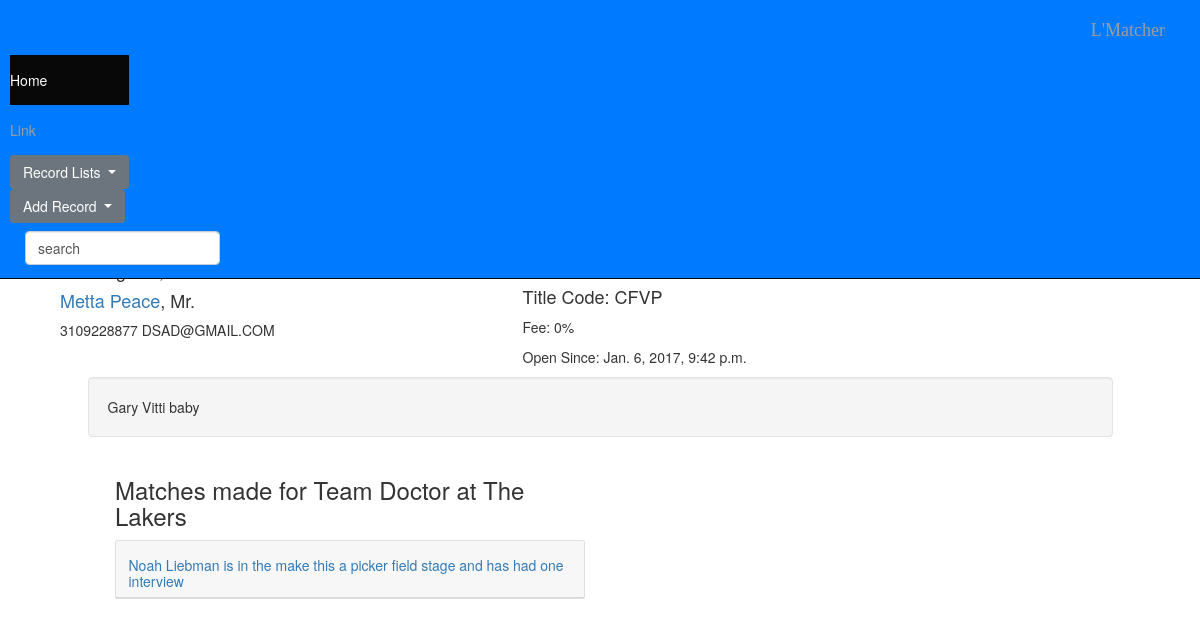
Screenshot of /matcher/2/position/ with the database file from the repository.
### matcher/models.py (models this page shows, shortened)
class Position(models.Model):
    job_title = models.CharField(max_length=255)
    created = models.DateTimeField(auto_now_add=True, editable=False)
    last_updated = models.DateTimeField(auto_now=True, editable=False)
    position_id = models.CharField(max_length=255)#this should autoincrement looking at the max in the field and +=1
    title_code = models.CharField(max_length=30, choices=TITLE_CODE_CHOICES)
    city = models.CharField(max_length=50)#refactor this to position_city
    position_zip = models.IntegerField(default=0)
    salary_lower = models.DecimalField(default=0.00, max_digits=12, decimal_places=2)
    salary_upper = models.DecimalField(default=0.00, max_digits=12, decimal_places=2)
    job_description = models.TextField(max_length=10000)
    ext_description = models.TextField(max_length=10000, blank=True)
    telephone_count = models.IntegerField(default=0)#telephone should be a type of interview, shouldnt it?
    in_person_count = models.IntegerField(default=0)#changing this to total interviews
    presentation_count = models.IntegerField(default=0)#isnt this just the total Matches?
    resume_count = models.IntegerField(default=0)#establlish which measures client submittal and which is just a match
    offer_made_count = models.IntegerField(default=0)
    notes = models.TextField(max_length=1000)
    benefits = models.TextField(max_length=100)
    social_linkedin = models.URLField(blank=True)
    fee = models.IntegerField(default=0)
    company = models.ForeignKey('Company', on_delete=models.CASCADE)
    contact_name = ChainedForeignKey(
        "Person",
        chained_field="company",#The chained_field indicates the field on the same model that should be chained to.
        chained_model_field="current_employer",#The chained_model_field indicates the field of the chained model that corresponds to the model linked to by the chained_field
        )
    def get_interview_count(self):
        intcount = 0
        for match in self.match_set.all():
            for interview in match.interview_set.all():
                intcount += 1
        self.in_person_count = intcount
        self.save()
        return intcount
    def get_match_count(self):
        mtchcount = 0
        for match in self.match_set.all():
            mtchcount += 1
        self.presentation_count = mtchcount
        self.save()
        return mtchcount

class Person(models.Model):
    created = models.DateTimeField(auto_now_add=True, editable=False)
    last_updated = models.DateTimeField(auto_now=True, editable=False)
    salary = models.PositiveIntegerField(default=0)
    phone = models.CharField(max_length=20)
    email = models.EmailField()
    prefix = models.CharField(max_length=12, blank=True, choices=PREFIX_CHOICES)
    first_name = models.CharField(max_length=30)
    last_name = models.CharField(max_length=30)
    middle_name = models.CharField(max_length=30,blank=True)
    suffix = models.CharField(max_length=30,blank=True)
    nickname = models.CharField(max_length=30,blank=True)
    title = models.CharField(max_length=100)#JOB TITLE SO WE SHOULD ADD A PREFIX LIKE MR MS DR ETC
    title_code = models.CharField(max_length=4, choices=TITLE_CODE_CHOICES)
    linkedin_profile = models.URLField(blank=True)
    current_employer = models.ForeignKey('Company', on_delete=models.CASCADE)
    class Meta:
    	verbose_name_plural = "people"
    def __str__(self):
    	personname = str(self.first_name+" "+self.last_name)#change this to a conditional that takes care of all name fields
    	return personname

class Company(models.Model):
    company_name = models.CharField(max_length=100)
    created = models.DateTimeField(auto_now_add=True, editable=False)
    last_updated = models.DateTimeField(auto_now=True, editable=False)
    main_number = models.CharField(max_length=20)
    address = models.TextField(max_length=100)
    zip_code = models.IntegerField(default=0)
    description = models.TextField(max_length=1000)
    industry = models.CharField(max_length=100)
    size = models.CharField(max_length=30)
    website = models.URLField()
    linkedin_profile = models.URLField()
    def __str__(self):
        coname = str(self.company_name)
        return coname
    class Meta:
    	verbose_name_plural = "companies"

class Match(models.Model):
    created = models.DateTimeField(auto_now_add=True, editable=False)
    last_updated = models.DateTimeField(auto_now=True, editable=False)
    stage_in_process = models.CharField(max_length=4, choices=STAGE_CHOICES)
    notes = models.CharField(max_length=255)
    is_active = models.BooleanField(default=True)
    candidate = models.ForeignKey('Person')
    position = models.ForeignKey('Position')
    class Meta:
        ordering = ('-created',)
    class Meta:
    	verbose_name_plural = "matches"

### matcher/views.py (the view)
# urls.py: url(r'^(?P<position_id>[0-9]+)/position/$', views.positiondetail, name='positiondetail'),
def positiondetail(request, position_id):
	if(request.POST.get('tel')):
		position = get_object_or_404(Position, pk=position_id)
		position.telephone_count += 1
		position.save()
		return HttpResponseRedirect(reverse('matcher:positiondetail', args=(position.id,)))
	elif(request.POST.get('res')):
		position = get_object_or_404(Position, pk=position_id)
		position.resume_count += 1
		position.save()
		return HttpResponseRedirect(reverse('matcher:positiondetail', args=(position.id,)))
	else:
		position = get_object_or_404(Position, pk=position_id)
		return render(request, 'matcher/positiondetail.html', {'position': position})

### matcher/templates/matcher/positiondetail.html (shortened to what this page needs)
{% extends 'matcher/base.html' %}
{% block body %}
{% load humanize %}
<link rel="stylesheet" href="https://maxcdn.bootstrapcdn.com/bootstrap/3.3.7/css/bootstrap.min.css">
<div class="container">
<div class='row text-center'>
    <div class="col-md-4">
        <h2>{{	position.job_title	}} at {{ position.company.company_name }}
        	        </h2>
                    <a href="{% url 'matcher:position_update' position.id %}">Edit Position</a><br>
            <span class="badge" data-toggle="tooltip" title="Matches Made to Position">
                <span class="fa fa-newspaper-o" aria-hidden="true">{{ position.resume_count }}
                </span>
            </span>
            <span class="badge" data-toggle="tooltip" title="Resumes Submitted to Client">
                <span class="fa fa-envelope-open-o" aria-hidden="true">{{ position.get_match_count }}
                </span>
            </span>
            <span class="badge" data-toggle="tooltip" title="Telephone Interviews">
                <span class="fa fa-phone-square" aria-hidden="true">{{	position.telephone_count	}}
                </span>
            </span>
            <span class="badge" data-toggle="tooltip" title="In Person Interviews">
                <span class="fa fa-handshake-o" aria-hidden="true">{{	position.get_interview_count	}}
                </span>
            </span>
    </div>
    </div>
    <div class="col-md-5">
        <h2>
	        <a href="{% url 'matcher:companydetail' position.company.id %}">
			</a>
        </h2>
            <h4>{{	position.city	}}, {{	position.zip	}}
            </h4>
        <h4>
        	<a href="{% url 'matcher:persondetail' position.contact_name.id %}">
        	{{ position.contact_name }}</a>, {{ position.contact_name.title }}</h4>
        <p>{{ position.contact_name.phone }}
        {{ position.contact_name.email }}
    </div>
    <div class="col-md-3">
        <h4>
            <a href="http://www.century-group.com/jobs/{{ position.position_id }}/" target="_blank">
            </a>
        </h4>
        <span>
            <h4>
            </h4>
        <h4>
            Title Code: {{	position.title_code	}}
        </h4>
        <p>
            Fee: {{ position.fee }}%
        </p>
            <p>
                Open Since: {{ position.created }}
            </p>
        </span>
    </div>
</div>
        <div>
            <div class="row">
                <p class="col-md-10 col-md-offset-1 well">{{ position.job_description }}
                </p>
                <br>
            </div>
        </div>
<div class="col-md-5 col-md-offset-1">
    <h3>Matches made for {{ position.job_title }} at {{ position.company.company_name}}
     </h3>
     {% for match in position.match_set.all %}
    <div id="accordion" role="tablist" aria-multiselectable="true">
        <div class="card">
            <div class="card-header" role="tab" id="{{match.id}}">
              <h5 class="mb-0">
                <a class="collapsed" data-toggle="collapse" data-parent="#accordion" href="#{{match.candidate.first_name}}{{match.id}}" aria-expanded="false" aria-controls="{{match.candidate.first_name}}{{match.id}}">
                            {{ match.candidate.first_name }} {{ match.candidate.last_name }}
                            {% if match.stage_in_process %} is in the {{ match.stage_in_process }} stage
                            and has had {{ match.interview_set.count|apnumber }}
                            {% if match.interview_set.count == 1 %} interview{% else %} interviews{% endif %}
                            {% endif %}
                </a>
              </h5>
            </div>
        </div>
    {% endfor %}
    </div>
</div>
<br><br><br>
{% endblock %}

### rows the page displays
Position: contact_name "Metta Peace", contact_name "Mr.", contact_name.phone "3109228877", contact_name.email "DSAD@GMAIL.COM", title_code "CFVP", fee "0", created "Jan. 6, 2017, 9:42 p.m.", job_description "Gary Vitti baby", job_title "Team Doctor", company.company_name "The Lakers"
Match: candidate.first_name "Noah", candidate.last_name "Liebman", stage_in_process "make this a picker field", interview_set.count|apnumber "one"
